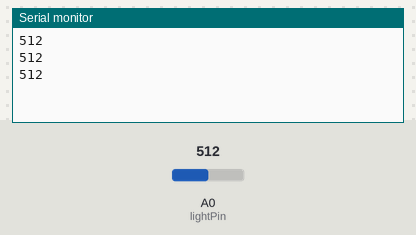
Recording of a sketch running on a simulated Arduino Uno, built with avr-gcc and run on an emulated ATmega328P. On the bench: the last lines printed to the serial monitor. Inputs (shaded band) come from the test bench; at power-on: A0 (lightPin) = 512.

Above: at 1.3 s.
1.4 s: A0 (lightPin) set to 490
At 1.9 s:
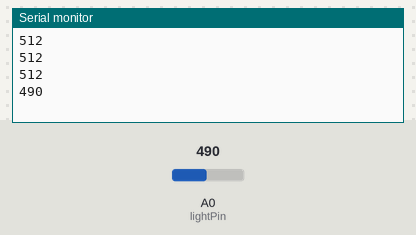
2.9 s: A0 (lightPin) set to 510
At 3.4 s:
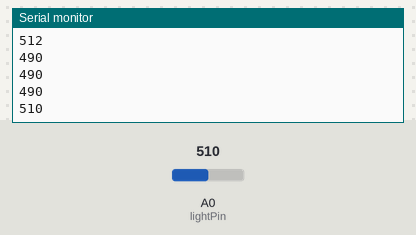
Timing chart, 0 to 5.9 s (numbered marks = the images above; inputs shaded):
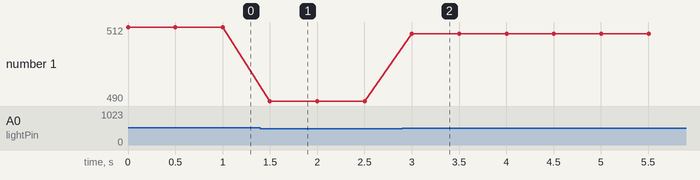

The sketch:

project.ino
```cpp
#include <LiquidCrystal.h>

const int LIGHT_THRESHOLD = 500;
const int TEMP_THRESHOLD = 500;

// Light variables
int lightPin = A0;
int lightReading = 0;
bool lightChange = false;
int curLState = 0; // 0 - dark, 1 - light
int prevLState = 0; // 0 - dark, 1 - light
int lightCounter = 0;
int savedLState = 0;

// Temprature variables
int tempPin = A1;
int tempReading = 0;
int curTState = 0; // 0 - cold, 1 - hot
int prevTState = 0; // 0 - cold, 1 - hot
int tempCounter = 0;
int savedTState = 0;

void setup() {
  Serial.begin(9600);
  pinMode(lightPin, INPUT);
//  pinMode(tempPin, INPUT);
}

void loop() {
  handleLight();
  // 500 ms per iteration
  delay(500);
}

// Handle light (photocell) reading
// 1. Read current light value, determine curLState (light, dark)
// 2. If curLState changes from prevLState, reset lightCounter, raise flag lightChange
// 3. If not state change:
//    a. If lightChange is true, increment lightCounter
//    b. If lightCounter reaches 10, reset lightChange, update savedLState
// 4. If savedLState changes, queue the light reaction based on savedLState
void handleLight() {
  lightReading = analogRead(lightPin);
  Serial.println(lightReading);
  curLState = lightReading > LIGHT_THRESHOLD ? 1 : 0;
  if (curLState != prevLState) {
    lightCounter = 0;
    lightChange = true;
  } else {
    if (lightChange == true) {
      lightCounter++;
      if (lightCounter == 10) {
        lightChange = false;
        savedLState = curLState;
        // print savedLState
      }
    }
  }
  prevLState = curLState;
}

// Handle temprature reading
// 1. Read current temp value, determine curTState (hot, cold)
// 2. If curTState changes from prevTState, reset counter, raise flag tempChange
// 3. If not state change:
//    a. If lightChange is true, increment lightCounter
//    b. If lightCounter reaches 10, reset lightChange, update savedLState
// 4. If savedLState changes, queue the light reaction based on savedLState
void handleTemp() {


}

// TODO: research gesture detection
void handleGuesture() {


}

void queueReaction() {

}

void playReaction() {

}
```

Measured:
- after the input at 1.4 s, the serial monitor: prints a new line after 0.10 s (image 1)
- after the input at 2.9 s, the serial monitor: prints a new line after 0.10 s (image 2)
- plotted number 1: 512 → 490 after the input at 1.4 s, 490 → 510 after the input at 2.9 s
